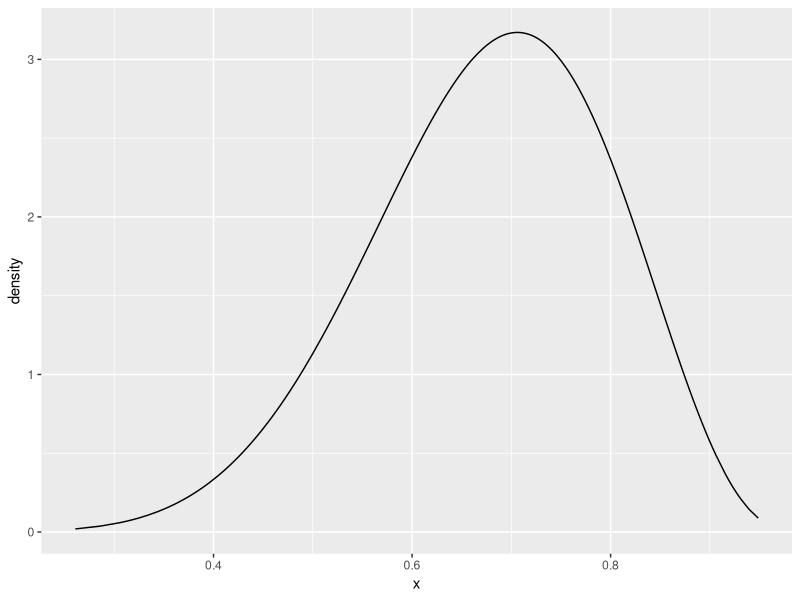

Write R code to recreate this figure.
## ---- chunk 1
library(dplyr)
library(ggplot2)
library(tidyverse)
## ---- chunk 2
data <- read.csv("hw2_phoible.csv", encoding = "UTF-8", sep = ",")
## ---- chunk 3
data$newcolumn <- data$consonants / data$phonemes
data[which.max(data$newcolumn), "language"]
## ---- chunk 4
alpha <- 9.300246
beta <- 4.4545
beta_distr <- dbeta(data$newcolumn, alpha, beta) # prior
data_frame(x = data$newcolumn,
           density = beta_distr) %>% 
  ggplot(aes(x, density))+
  geom_line()
## ---- chunk 5
data$inference <- (data$consonants + alpha)/(data$phonemes + beta + alpha)
# length(data$newcolumn - data$inference)
data$abs <- abs(data$newcolumn - data$inference)
arrange(data, desc(abs))[1:6,]$language
